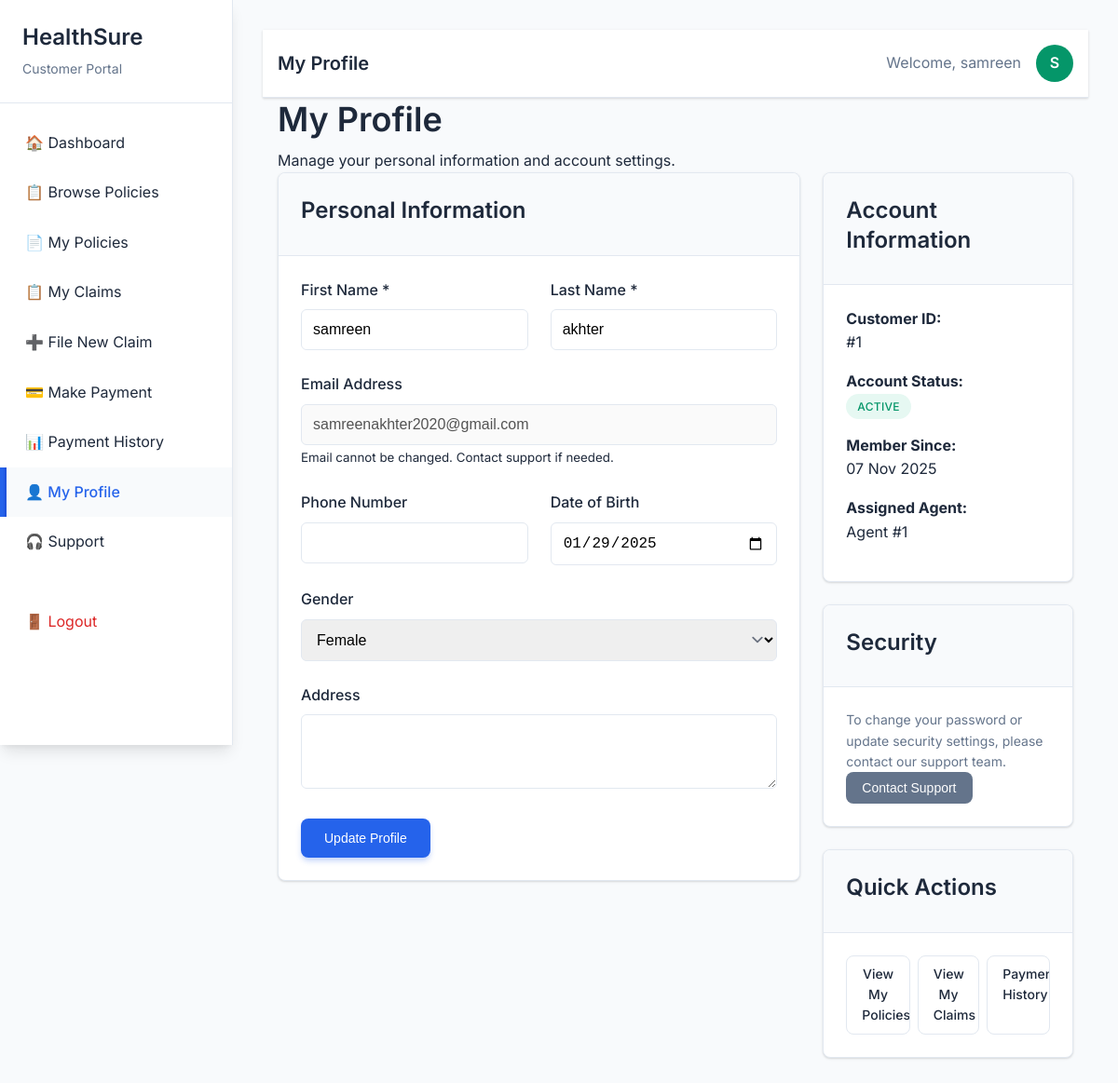
Screenshot of /HealthSure/customer/profile.php (signed in) with the database file from the repository.
### tables this page shows
CREATE TABLE `customers` (
  `customer_id` int(11) NOT NULL,
  `user_id` int(11) DEFAULT NULL,
  `first_name` varchar(100) NOT NULL,
  `last_name` varchar(100) NOT NULL,
  `phone` varchar(15) DEFAULT NULL,
  `address` text DEFAULT NULL,
  `date_of_birth` date DEFAULT NULL,
  `gender` enum('male','female','other') DEFAULT NULL,
  `agent_id` int(11) DEFAULT NULL,
  `created_at` timestamp NOT NULL DEFAULT current_timestamp()
);

CREATE TABLE `users` (
  `user_id` int(11) NOT NULL,
  `email` varchar(255) NOT NULL,
  `password_hash` varchar(255) NOT NULL,
  `role` enum('admin','agent','customer') NOT NULL,
  `status` enum('active','blocked') DEFAULT 'active',
  `created_at` timestamp NOT NULL DEFAULT current_timestamp(),
  `updated_at` timestamp NOT NULL DEFAULT current_timestamp() ON UPDATE current_timestamp()
);

### HealthSure/includes/functions.php (called while the page is built, shortened)
<?php
function format_date($date) {
    return date('d M Y', strtotime($date));
}
function get_customer_info($user_id, $conn) {
    $stmt = $conn->prepare("SELECT c.*, u.email FROM customers c
                           JOIN users u ON c.user_id = u.user_id
                           WHERE c.user_id = ?");
    $stmt->execute([$user_id]);
    return $stmt->fetch(PDO::FETCH_ASSOC);
}
?>

### HealthSure/customer/profile.php (the view, shortened to what this page needs)
<?php
require_once '../config/database.php';
require_once '../includes/functions.php';
?>
<!DOCTYPE html>
<html lang="en">
<head>
    <link rel="stylesheet" href="../assets/css/style.css">
    <link rel="stylesheet" href="../assets/css/animations.css">
</head>
<body>
    <?php include 'includes/sidebar.php'; ?>
    <div class="main-content">
        <?php include 'includes/header.php'; ?>
        <div class="container">
            <h1>My Profile</h1>
            <p class="text-light">Manage your personal information and account settings.</p>
            <div class="row">
                <div class="col-8">
                    <div class="card">
                        <div class="card-header">
                            <h3>Personal Information</h3>
                        </div>
                        <div class="card-body">
                            <form method="POST" action="">
                                <div class="row">
                                    <div class="col-6">
                                        <div class="form-group">
                                            <label for="first_name" class="form-label">First Name *</label>
                                            <input type="text" id="first_name" name="first_name" class="form-control"
                                                   value="<?php echo htmlspecialchars($customer_info['first_name']); ?>" required>
                                        </div>
                                    </div>
                                    <div class="col-6">
                                        <div class="form-group">
                                            <label for="last_name" class="form-label">Last Name *</label>
                                            <input type="text" id="last_name" name="last_name" class="form-control"
                                                   value="<?php echo htmlspecialchars($customer_info['last_name']); ?>" required>
                                        </div>
                                    </div>
                                </div>
                                <div class="form-group">
                                    <label for="email" class="form-label">Email Address</label>
                                    <input type="email" id="email" class="form-control"
                                           value="<?php echo htmlspecialchars($customer_info['email']); ?>" disabled>
                                    <small class="text-light">Email cannot be changed. Contact support if needed.</small>
                                </div>
                                <div class="row">
                                    <div class="col-6">
                                        <div class="form-group">
                                            <label for="phone" class="form-label">Phone Number</label>
                                            <input type="tel" id="phone" name="phone" class="form-control"
                                                   value="<?php echo htmlspecialchars($customer_info['phone'] ?? ''); ?>">
                                        </div>
                                    </div>
                                    <div class="col-6">
                                        <div class="form-group">
                                            <label for="date_of_birth" class="form-label">Date of Birth</label>
                                            <input type="date" id="date_of_birth" name="date_of_birth" class="form-control"
                                                   value="<?php echo $customer_info['date_of_birth']; ?>">
                                        </div>
                                    </div>
                                </div>
                                <div class="form-group">
                                    <label for="gender" class="form-label">Gender</label>
                                    <select id="gender" name="gender" class="form-control form-select">
                                        <option value="female" <?php echo $customer_info['gender'] === 'female' ? 'selected' : ''; ?>>Female</option>
                                    </select>
                                </div>
                                <div class="form-group">
                                    <label for="address" class="form-label">Address</label>
                                    <textarea id="address" name="address" class="form-control" rows="3"><?php echo htmlspecialchars($customer_info['address'] ?? ''); ?></textarea>
                                </div>
                                <button type="submit" class="btn btn-primary">Update Profile</button>
                            </form>
                        </div>
                    </div>
                </div>
                <div class="col-4">
                    <div class="card">
                        <div class="card-header">
                            <h3>Account Information</h3>
                        </div>
                        <div class="card-body">
                            <div class="mb-3">
                                <strong>Customer ID:</strong><br>
                                #<?php echo $customer_info['customer_id']; ?>
                            </div>
                            <div class="mb-3">
                                <strong>Account Status:</strong><br>
                                <span class="badge badge-success">Active</span>
                            </div>
                            <div class="mb-3">
                                <strong>Member Since:</strong><br>
                                <?php echo format_date($customer_info['created_at']); ?>
                            </div>
                            <?php if ($customer_info['agent_id']): ?>
                                <div class="mb-3">
                                    <strong>Assigned Agent:</strong><br>
                                    Agent #<?php echo $customer_info['agent_id']; ?>
                                </div>
                            <?php endif; ?>
                        </div>
                    </div>
                    <div class="card mt-4">
                        <div class="card-header">
                            <h3>Security</h3>
                        </div>
                        <div class="card-body">
                            <p style="font-size: 0.875rem; color: var(--text-light);">
                                To change your password or update security settings, please contact our support team.
                            </p>
                            <button class="btn btn-secondary btn-sm" onclick="alert('Contact Support: +91-1800-123-4567')">
                                Contact Support
                            </button>
                        </div>
                    </div>
                    <div class="card mt-4">
                        <div class="card-header">
                            <h3>Quick Actions</h3>
                        </div>
                        <div class="card-body">
                            <div class="d-flex flex-column" style="gap: 0.5rem;">
                                <a href="my-policies.php" class="btn btn-outline btn-sm">View My Policies</a>
                                <a href="my-claims.php" class="btn btn-outline btn-sm">View My Claims</a>
                                <a href="payment-history.php" class="btn btn-outline btn-sm">Payment History</a>
                            </div>
                        </div>
                    </div>
                </div>
            </div>
        </div>
    </div>
</body>
</html>

### HealthSure/customer/includes/header.php
<?php
$customer_info = get_customer_info($_SESSION['user_id'], $conn);
?>
<div class="navbar">
    <div class="container d-flex justify-content-between align-items-center">
        <div>
            <h4 style="margin: 0; color: var(--text-dark);">
                <?php
                $page_titles = [
                    'dashboard.php' => 'Dashboard',
                    'browse-policies.php' => 'Browse Policies',
                    'my-policies.php' => 'My Policies',
                    'my-claims.php' => 'My Claims',
                    'file-claim.php' => 'File New Claim',
                    'make-payment.php' => 'Make Payment',
                    'payment-history.php' => 'Payment History',
                    'profile.php' => 'My Profile',
                    'support.php' => 'Support'
                ];
                echo $page_titles[basename($_SERVER['PHP_SELF'])] ?? 'Customer Portal';
                ?>
            </h4>
        </div>
        <div class="d-flex align-items-center" style="gap: 1rem;">
            <span style="color: var(--text-light);">Welcome, <?php echo htmlspecialchars($customer_info['first_name']); ?></span>
            <div style="width: 40px; height: 40px; background: var(--success-color); border-radius: 50%; display: flex; align-items: center; justify-content: center; color: white; font-weight: 600;">
                <?php echo strtoupper(substr($customer_info['first_name'], 0, 1)); ?>
            </div>
        </div>
    </div>
</div>

### HealthSure/assets/css/style.css (style rules this page uses)
* { margin: 0; padding: 0; box-sizing: border-box; }
:root { --primary-color: #2563eb; --primary-dark: #1d4ed8; --secondary-color: #64748b; --success-color: #059669; --warning-color: #d97706; --danger-color: #dc2626; --light-bg: #f8fafc; --white: #ffffff; --text-dark: #1e293b; --text-light: #64748b; --border-color: #e2e8f0; --shadow: 0 1px 3px 0 rgba(0, 0, 0, 0.1), 0 1px 2px 0 rgba(0, 0, 0, 0.06); --shadow-lg: 0 10px 15px -3px rgba(0, 0, 0, 0.1), 0 4px 6px -2px rgba(0, 0, 0, 0.05); --shadow-xl: 0 20px 25px -5px rgba(0, 0, 0, 0.1), 0 10px 10px -5px rgba(0, 0, 0, 0.04); --transition: all 0.3s cubic-bezier(0.4, 0, 0.2, 1); --border-radius: 0.5rem; --border-radius-lg: 0.75rem; }
body { font-family: 'Inter', -apple-system, BlinkMacSystemFont, 'Segoe UI', Roboto, sans-serif; line-height: 1.6; color: var(--text-dark); background-color: var(--light-bg); overflow-x: hidden; min-height: 100vh; }
h1, h2, h3, h4, h5, h6 { font-weight: 600; line-height: 1.3; margin-bottom: 0.5rem; }
h1 { font-size: 2.25rem; }
h3 { font-size: 1.5rem; }
h4 { font-size: 1.25rem; }
.container { max-width: 1200px; margin: 0 auto; padding: 0 1rem; width: 100%; }
.card { background: var(--white); border-radius: var(--border-radius); box-shadow: var(--shadow); border: 1px solid var(--border-color); overflow: hidden; transition: var(--transition); margin-bottom: 1.5rem; }
.card-header { padding: 1.5rem; border-bottom: 1px solid var(--border-color); background: var(--light-bg); }
.card-body { padding: 1.5rem; }
.navbar { background: var(--white); border-bottom: 1px solid var(--border-color); box-shadow: var(--shadow); padding: 1rem 0; }
.main-content { margin-left: 250px; padding: 2rem; min-height: 100vh; transition: var(--transition); }
.form-group { margin-bottom: 1.5rem; }
.form-label { display: block; font-weight: 500; margin-bottom: 0.5rem; color: var(--text-dark); }
.form-control { width: 100%; padding: 0.75rem; border: 1px solid var(--border-color); border-radius: 0.375rem; font-size: 1rem; transition: border-color 0.2s, box-shadow 0.2s; }
.form-select { background-position: right 0.5rem center; background-repeat: no-repeat; background-size: 1.5em 1.5em; padding-right: 2.5rem; }
.btn { display: inline-block; padding: 0.75rem 1.5rem; font-size: 0.875rem; font-weight: 500; text-align: center; text-decoration: none; border: 1px solid transparent; border-radius: var(--border-radius); cursor: pointer; transition: var(--transition); position: relative; overflow: hidden; user-select: none; }
.btn::before { content: ''; position: absolute; top: 0; left: -100%; width: 100%; height: 100%; background: linear-gradient(90deg, transparent, rgba(255,255,255,0.2), transparent); transition: var(--transition); }
.btn-primary { background: var(--primary-color); color: var(--white); box-shadow: 0 4px 6px -1px rgba(37, 99, 235, 0.3); }
.btn-secondary { background: var(--secondary-color); color: var(--white); }
.btn-outline { background: transparent; border: 1px solid var(--border-color); color: var(--text-dark); }
.btn-sm { padding: 0.5rem 1rem; font-size: 0.875rem; }
.badge { display: inline-flex; align-items: center; padding: 0.25rem 0.75rem; font-size: 0.75rem; font-weight: 500; border-radius: 9999px; text-transform: uppercase; letter-spacing: 0.025em; transition: var(--transition); animation: fadeInScale 0.3s ease-out; }
.badge-success { background: rgba(16, 185, 129, 0.1); color: var(--success-color); }
.row { display: flex; flex-wrap: wrap; margin: 0 -0.75rem; }
.col-4 { flex: 0 0 33.333333%; max-width: 33.333333%; }
.col-6 { flex: 0 0 50%; max-width: 50%; }
.col-8 { flex: 0 0 66.666667%; max-width: 66.666667%; }
[class*="col-"] { padding: 0 0.75rem; }
.mt-4 { margin-top: 1.5rem; }
.mb-3 { margin-bottom: 1rem; }
.d-flex { display: flex; }
.justify-content-between { justify-content: space-between; }
.align-items-center { align-items: center; }
.animate-in { animation: fadeInUp 0.6s ease-out; }
.page-transition { opacity: 0; transform: translateY(20px); transition: all 0.3s ease-out; }
.page-transition.loaded { opacity: 1; transform: translateY(0); }

### rows the page displays
customers: first_name "samreen", first_name "S", last_name "akhter", user.email "samreenakhter2020@gmail.com", date_of_birth "01/29/2025", gender "Female", customer_id "1", created_at "07 Nov 2025", agent "1"

### other values shown
$page_titles[basename($_SERVER['PHP_SELF'])] "My Profile"
